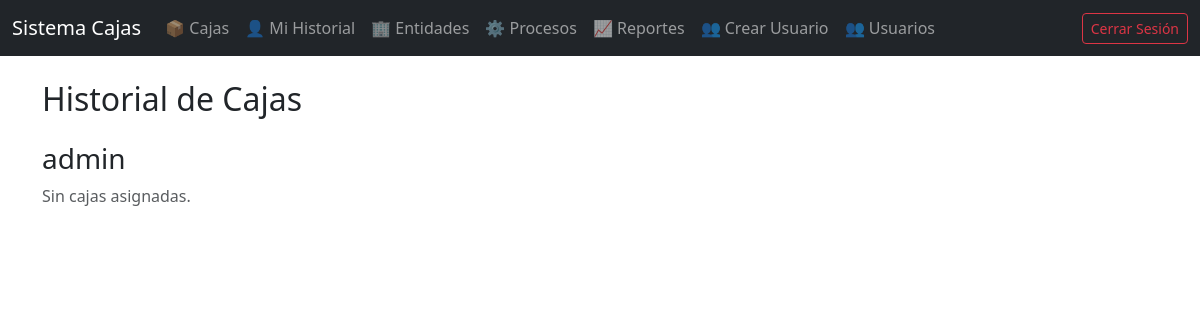
Page /cajas/historial/ (signed in) on the earlier database version.
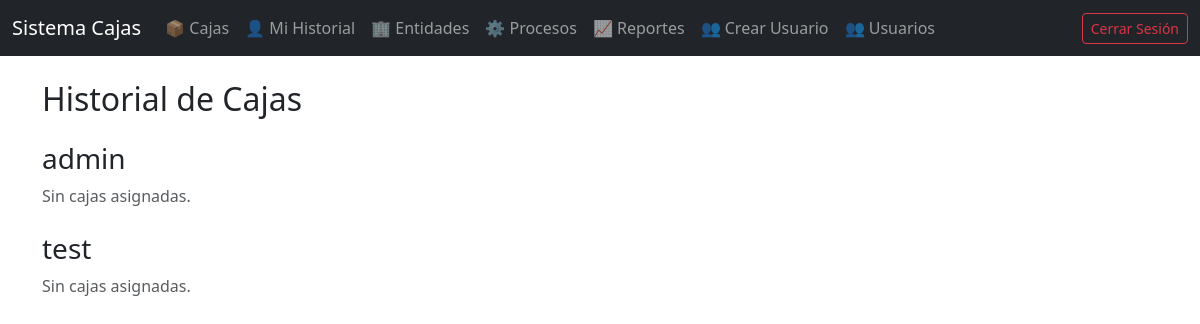
Same page on the later database version.
### usuarios/models.py (models this page shows)
class Usuario(AbstractUser):
    nombre = models.CharField(max_length=100)
    apellido = models.CharField(max_length=100)

### cajas/views.py (the view)
# urls.py: path('historial/', views.historial, name='historial'),
@login_required
def historial(request):
    if request.user.is_staff:
        User = Usuario
        usuarios = User.objects.all()
        cajas_por_usuario = {
            usuario: Caja.objects.filter(responsable=usuario)
            .order_by('-fecha_asignacion')
            for usuario in usuarios
        }
        context = {
            'admin_view': True,
            'cajas_por_usuario': cajas_por_usuario,
        }
    else:
        cajas = Caja.objects.filter(responsable=request.user).order_by('-fecha_asignacion')
        context = {
            'admin_view': False,
            'cajas': cajas,
        }
    return render(request, 'cajas/historial.html', context)

### templates/cajas/historial.html (shortened to what this page needs)
{% extends 'base.html' %}
{% block content %}
<h2 class="mb-4">Historial de Cajas</h2>
{% if admin_view %}
  {% for usuario, cajas in cajas_por_usuario.items %}
    <h3 class="mt-4">{{ usuario.username }}</h3>
    {% if cajas %}
    <table class="table table-striped">
      <thead class="table-dark">
        <tr>
          <th>Número</th>
          <th>Entidad</th>
          <th>Fecha Asignación</th>
          <th>Fecha Finalización</th>
        </tr>
      </thead>
      <tbody>
        {% for caja in cajas %}
        <tr>
          <td>{{ caja.numero }}</td>
          <td>{{ caja.entidad.nombre }}</td>
          <td>{{ caja.fecha_asignacion|date:"d/m/Y" }}</td>
          <td>{{ caja.fecha_finalizacion|date:"d/m/Y"|default:"-" }}</td>
        </tr>
        {% endfor %}
      </tbody>
    </table>
    {% else %}
      <p class="text-muted">Sin cajas asignadas.</p>
    {% endif %}
  {% endfor %}
{% endif %}
{% endblock %}

Differences in the rows shown:
added Usuario: username "test"
